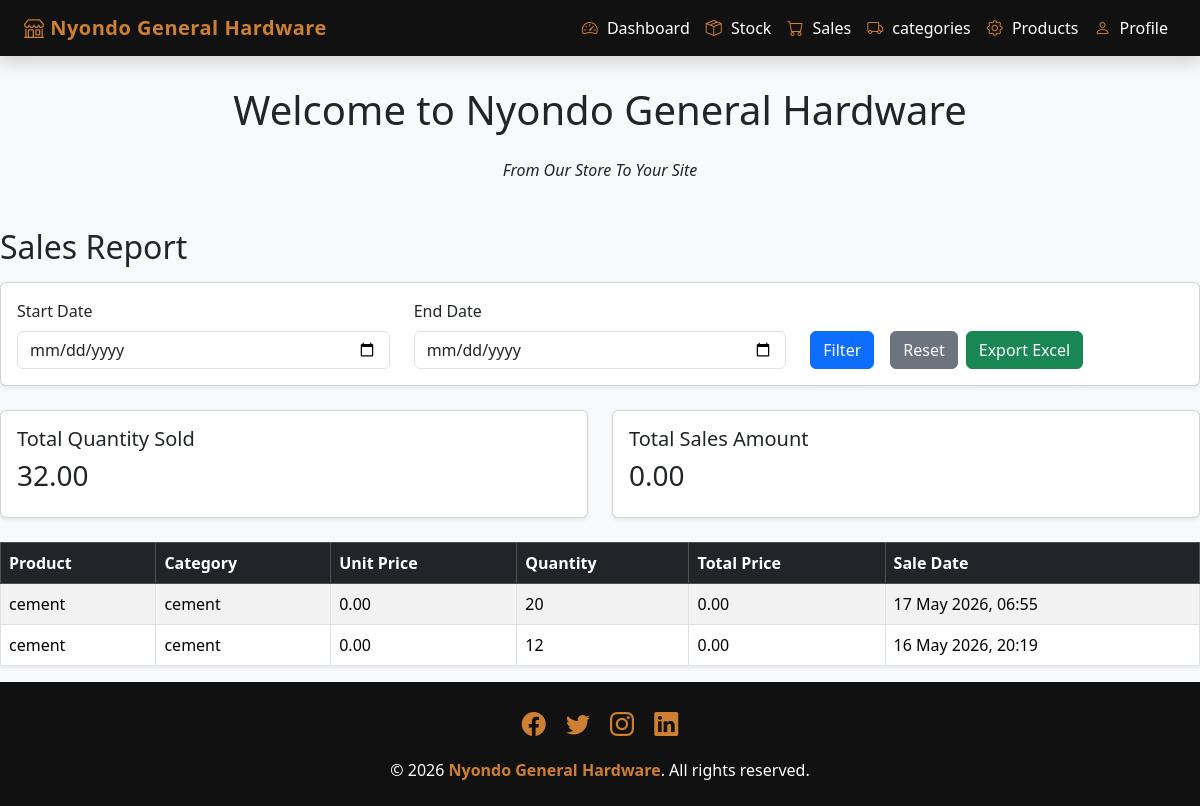
Page /sales/sales/report/ on the committed database.
### salesapp/models.py (models this page shows, shortened)
class Sales(models.Model):
    product_name = models.ForeignKey(Product, on_delete=models.CASCADE)
    quantity = models.PositiveIntegerField()
    total_price = models.DecimalField(max_digits=100, decimal_places=2)
    sale_date = models.DateTimeField(auto_now_add=True)

class Product(models.Model):
    category_name = models.ForeignKey(Category, on_delete=models.CASCADE)
    product_name = models.CharField(max_length=100)
    unit_price = models.DecimalField(max_digits=100, decimal_places=2, default=0)
    selling_price = models.DecimalField(max_digits=100, decimal_places=2, default=0)
    description = models.TextField(blank=True)

class Category(models.Model):
    category_name = models.CharField(max_length=100, unique=True)
    slug = models.SlugField(unique=True)

### salesapp/views.py (the view)
# urls.py: path("sales/report/", views.sales_report, name="sales_report"),
def sales_report(request):
    sales = Sales.objects.all().order_by("-sale_date")
    start_date = request.GET.get("start_date")
    end_date = request.GET.get("end_date")
    if start_date:
        sales = sales.filter(sale_date__date__gte=start_date)
    if end_date:
        sales = sales.filter(sale_date__date__lte=end_date)
    total_sales_amount = sales.aggregate(
        total=Sum("total_price")
    )["total"] or 0
    total_quantity_sold = sales.aggregate(
        total=Sum("quantity")
    )["total"] or 0
    return render(request, "sales_report.html", {
        "sales": sales,
        "start_date": start_date,
        "end_date": end_date,
        "total_sales_amount": total_sales_amount,
        "total_quantity_sold": total_quantity_sold,
    })

### salesapp/templates/sales_report.html
{% extends 'base.html' %}
{% block content %}
<h2 class="mb-3">Sales Report</h2>
<form method="GET" class="card card-body shadow-sm mb-4">
    <div class="row">
        <div class="col-md-4">
            <label class="form-label">Start Date</label>
            <input type="date" name="start_date" value="{{ start_date }}" class="form-control">
        </div>
        <div class="col-md-4">
            <label class="form-label">End Date</label>
            <input type="date" name="end_date" value="{{ end_date }}" class="form-control">
        </div>
        <div class="col-md-4 d-flex align-items-end gap-2">
            <button type="submit" class="btn btn-primary me-2">Filter</button>
            <a href="{% url 'sales_report' %}" class="btn btn-secondary">Reset</a>
            <a href="{% url 'export_sales_report_excel' %}?start_date={{ start_date|default:'' }}&end_date={{ end_date|default:'' }}" class="btn btn-success">Export Excel</a>
        </div>
    </div>
</form>
<div class="row mb-4">
    <div class="col-md-6">
        <div class="card shadow-sm">
            <div class="card-body">
                <h5>Total Quantity Sold</h5>
                <h3>{{ total_quantity_sold|floatformat:2 }}</h3>
            </div>
        </div>
    </div>
    <div class="col-md-6">
        <div class="card shadow-sm">
            <div class="card-body">
                <h5>Total Sales Amount</h5>
                <h3>{{ total_sales_amount|floatformat:2 }}</h3>
            </div>
        </div>
    </div>
</div>
<table class="table table-bordered table-striped shadow-sm">
    <thead class="table-dark">
        <tr>
            <th>Product</th>
            <th>Category</th>
            <th>Unit Price</th>
            <th>Quantity</th>
            <th>Total Price</th>
            <th>Sale Date</th>
        </tr>
    </thead>
    <tbody>
        {% for sale in sales %}
        <tr>
            <td>{{ sale.product_name.product_name }}</td>
            <td>{{ sale.product_name.category_name.category_name }}</td>
            <td>{{ sale.product_name.unit_price|floatformat:2 }}</td>
            <td>{{ sale.quantity }}</td>
            <td>{{ sale.total_price|floatformat:2}}</td>
            <td>{{ sale.sale_date|date:"j F Y, H:i" }}</td>
        </tr>
        {% empty %}
        <tr>
            <td colspan="6" class="text-center">No sales found for this period.</td>
        </tr>
        {% endfor %}
    </tbody>
</table>
{% endblock %}

### salesapp/templates/base.html (style rules this page uses)
:root { --black: #111111; --bronze: #cd7f32; --white: #ffffff; --light-bg: #f8f9fa; }
body { background-color: var(--light-bg); min-height: 100vh; display: flex; flex-direction: column; }

### rows in the picture
Sales: product_name.product_name "cement", product_name.category_name.category_name "cement", product_name.unit_price "0.00", quantity "20", total_price "0.00", sale_date "17 May 2026, 06:55"
Sales: product_name.product_name "cement", product_name.category_name.category_name "cement", product_name.unit_price "0.00", quantity "12", total_price "0.00", sale_date "16 May 2026, 20:19"

### other values in the picture
{{ total_quantity_sold|floatformat:2 }} "32.00"
{{ total_sales_amount|floatformat:2 }} "0.00"
